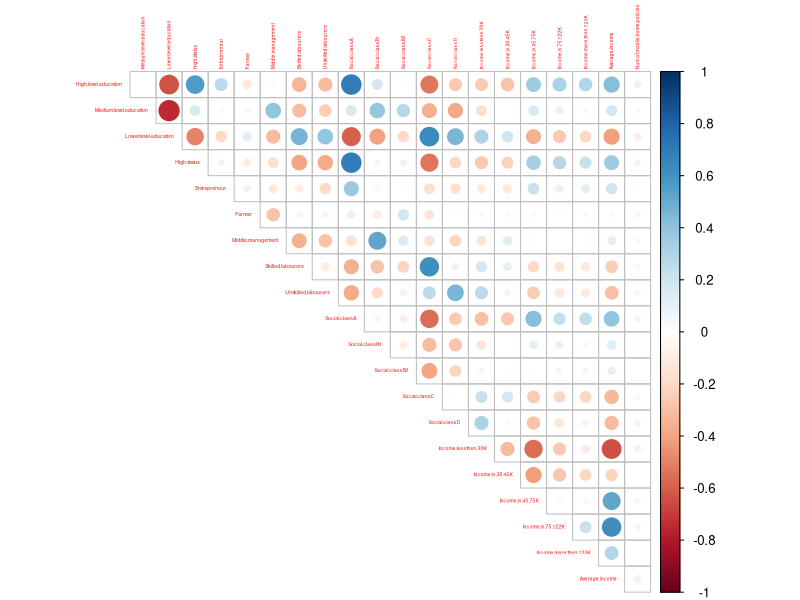
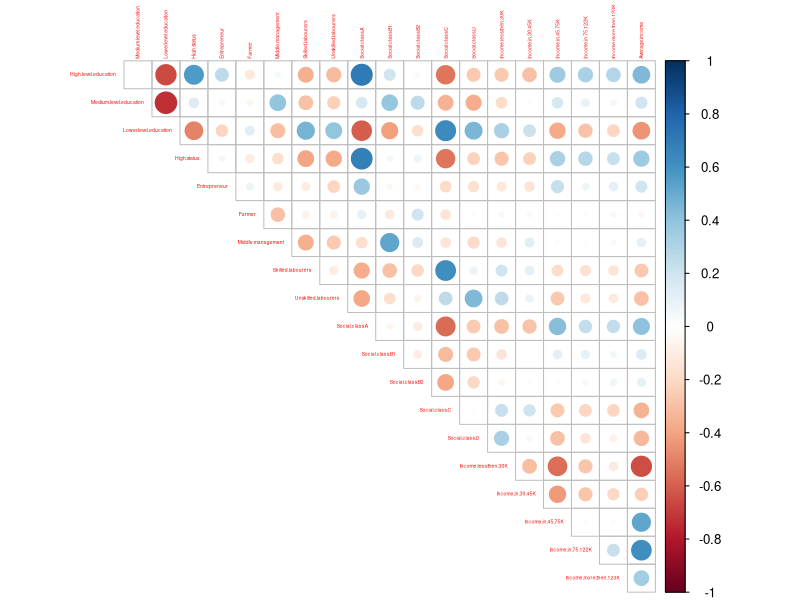
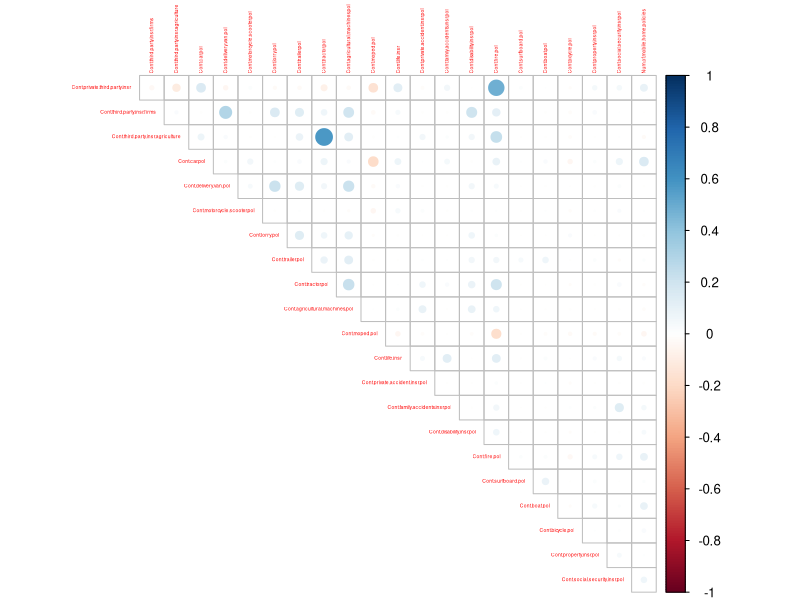
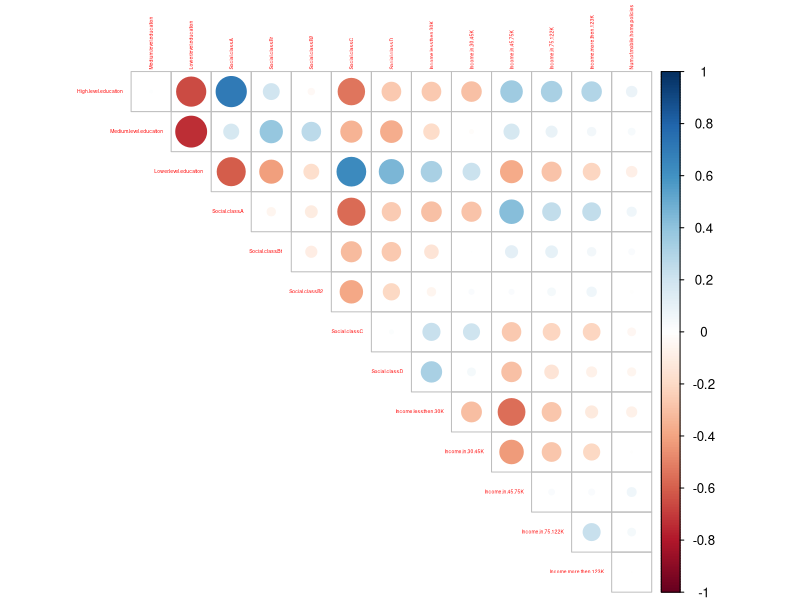

Write R code to recreate these figures, in order.
#Reding data from csv files
train.data <- read.csv("ticdata2000.csv.xls",header = F,  stringsAsFactors = FALSE)
train.data[1,1] <- 33
colnames(train.data) <- c("Customer.Subtype", "Number.of.houses", "Avg.size.household","Avg.age","Customer.main.type","Roman.catholic","Protestant","Other.religion", "No.religion", "Married", "Living.together", "Other.relation","Singles", "Household.without.children","Household.with.children", "High.level.education", "Medium.level.education", "Lower.level.education", "High.status", "Entrepreneur","Farmer","Middle.management","Skilled.labourers", "Unskilled.labourers", "Social.class.A","Social.class.B1","Social.class.B2",  "Social.class.C", "Social.class.D",  "Rented.house", "Home.owners", "1.car", "2.cars", "No.car","National.Health.Service","Private.health.insurance","Income.less.then.30K","Income.in.30.45K", "Income.in.45.75K", "Income.in.75.122K", "Income.more.then.123K", "Average.income", "Purchasing.power.class", "Cont.private.third.party.insr", "Cont.third.party.insr.firms", "Cont.third.party.insr.agriculture", "Cont.car.pol", "Cont.delivery.van.pol", "Cont.motorcycle.scooter.pol", "Cont.lorry.pol", "Cont.trailer.pol", "Cont.tractor.pol", "Cont.agricultural.machines.pol", "Cont.moped.pol", "Cont.life.insr", "Cont.private.accident.insr.pol", "Cont.family.accidents.insr.pol", "Cont.disability.insr.pol", "Cont.fire.pol", "Cont.surfboard.pol","Cont.boat.pol",
                          "Cont.bicycle.pol",
                          "Cont.property.insr.pol",
                          "Cont.social.security.insr.pol",
                          "Num.of.private.third.party.insur",
                          "Num.of.third.party.insr.firms",
                          "Num.of.third.party.insr.agriculture",
                          "Num.of.car.pol",
                          "Num.of.delivery.van.pol",
                          "Num.of.motorcycle.scooter.pol",
                          "Num.of.lorry.pol",
                          "Numb.of.trailer.pol",
                          "Num.of.tractor.pol",
                          "Num.of.agricultural.machines.pol",
                          "Num.of.moped.pol",
                          "Number.of.life.insr",
                          "Number.of.private.accident.insr.pol",
                          "Number.of.family.accidents.insr.pol",
                          "Number.of.disability.insr.pol",
                          "Number.of.fire.pol","Num.of.surfboard.pol", "Number.of.boat.pol","Num.of.bicycle.pol", "Num.of.property.insr.pol", "Num.of.social.security.insr.pol", "Num.of.mobile.home.policies")

# train data
View(train.data)
# Reading test data
test.data <- read.csv("ticeval2000.csv.xls",header = F,  stringsAsFactors = FALSE)
test.data[1,1] <- 33

colnames(test.data) <- colnames(train.data[-86])

# Reading target for test data
test.target <- read.csv("tictarget.csv",header = F,  stringsAsFactors = FALSE)
colnames(test.target) <- colnames(train.data[86])

test.data <- cbind(test.data,test.target)

#correlation
install.packages("corrplot")
library(corrplot)
corr_matrix<- cor(train.data[,c(16:29,37:42,86)])
corrplot(corr_matrix, type = "upper", diag = F,tl.pos = NULL, tl.cex = 0.3, tl.col = "red", tl.offset = 0.4, tl.srt = 90)



data <- rbind(train.data,test.data)
corr_matrix_2<- cor(data[,c(16:29,37:42)])
corrplot(corr_matrix_2, type = "upper", diag = F,tl.pos = NULL, tl.cex = 0.3, tl.col = "red", tl.offset = 0.4, tl.srt = 90)



zeros_train <- colSums(train.data[,c(44:85)]==0)/nrow(train.data[,c(44:85)]==0)*100
zeros_sum <- colSums(data[,c(44:85)]==0)/nrow(data[,c(44:85)]==0)*100
zeros_train
zeros_sum
which(zeros_train<90)
which(zeros_sum<90)



corr_matrix_2<- cor(train.data[,c(44:64,86)])
corrplot(corr_matrix_2, type = "upper", diag = F,tl.pos = NULL, tl.cex = 0.3, tl.col = "red", tl.offset = 0.4, tl.srt = 90)
#izbaciti number of..
#cont. car, fire, private third party...

corr_matrix_3<- cor(data[,c(16:18,25:29,37:41,86)])
corrplot(corr_matrix_3, type = "upper", diag = F,tl.pos = NULL, tl.cex = 0.3, tl.col = "red", tl.offset = 0.4, tl.srt = 90)


#Izbacivanje kolona nakon konsultovanja sa profesorkom 

#ostaju
colnames(train.data[c(44, 47, 59, 61)])

#Dobijanje agregirane varijable za uloženi novac u ostala osiguranja
train.data.other.contribution <- train.data[, 44:64]
train.data.other.contribution$Cont.private.third.party.insr <- NULL
train.data.other.contribution$Cont.car.pol <- NULL
train.data.other.contribution$Cont.fire.pol <- NULL
train.data.other.contribution$Cont.boat.pol <- NULL
train.data.other.contribution <- as.data.frame(apply(train.data.other.contribution, 1, sum))

#Dobijanje agregirane varijable za broj kupljenih ostalih osiguranja
train.data.other.number.of.pol <- train.data[, 65:85]
train.data.other.number.of.pol$Num.of.private.third.party.insur <- NULL
train.data.other.number.of.pol$Num.of.car.pol <- NULL
train.data.other.number.of.pol$Number.of.fire.pol <- NULL
train.data.other.number.of.pol$Number.of.boat.pol <- NULL
train.data.other.number.of.pol <- as.data.frame(apply(train.data.other.number.of.pol, 1, sum))

train.data.new <- train.data[,-c(6:9, 42, 16:18, 25:29, 45, 46, 48:58, 60, 62:64, 66, 67, 69:79, 81, 83:85)]
train.data.new$Other.contribution <- train.data.other.contribution
train.data.new$Number.of.other.policies <- train.data.other.number.of.pol

#Za data set za testiranje dobijanje agregirane varijable za uloženi novac u ostala osiguranja
test.data.other.contribution <- test.data[, 44:64]
test.data.other.contribution$Cont.private.third.party.insr <- NULL
test.data.other.contribution$Cont.car.pol <- NULL
test.data.other.contribution$Cont.fire.pol <- NULL
test.data.other.contribution$Cont.boat.pol <- NULL
test.data.other.contribution <- as.data.frame(apply(test.data.other.contribution, 1, sum))

#Za data set za testiranje dobijanje agregirane varijable za broj kupljenih ostalih osiguranja
test.data.other.number.of.pol <- test.data[, 65:85]
test.data.other.number.of.pol$Num.of.private.third.party.insur <- NULL
test.data.other.number.of.pol$Num.of.car.pol <- NULL
test.data.other.number.of.pol$Number.of.fire.pol <- NULL
test.data.other.number.of.pol$Number.of.boat.pol <- NULL
test.data.other.number.of.pol <- as.data.frame(apply(test.data.other.number.of.pol, 1, sum))

test.data.new <- test.data[,-c(6:9, 42, 16:18, 25:29, 45, 46, 48:58, 60, 62:64, 66, 67, 69:79, 81, 83:85)]
test.data.new$Other.contribution <- test.data.other.contribution
test.data.new$Number.of.other.policies <- test.data.other.number.of.pol


